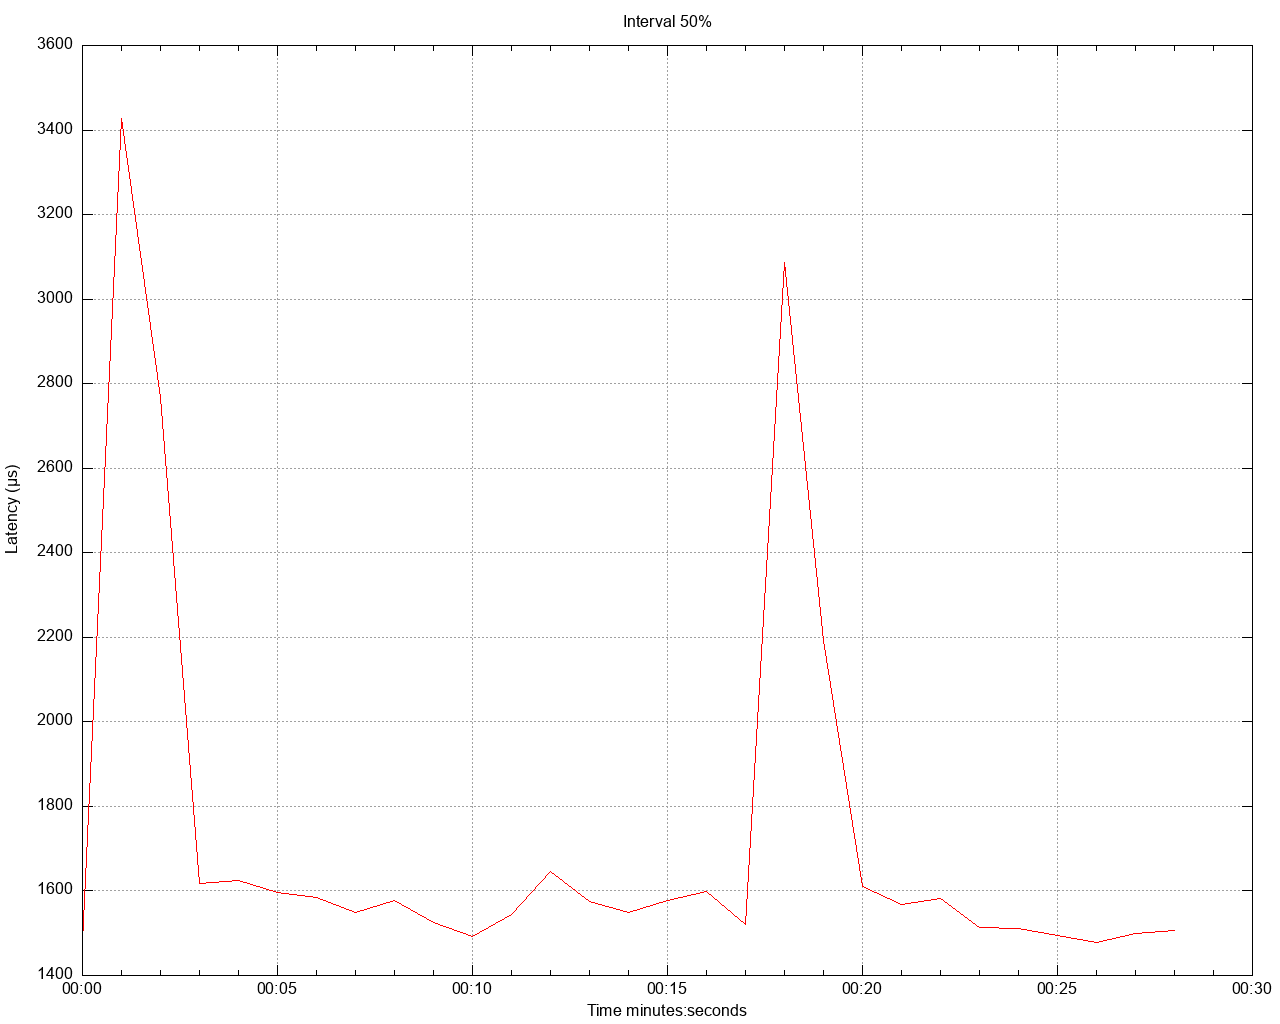

The gnuplot source for this figure:
set title 'Interval 50%' noenhanced
set style data lines
set datafile separator ","
set terminal png size 1280,1024
set grid
set key below
set xdata time
set timefmt "%s"
offset = 0
t0(x)=(offset=($0==0) ? x : offset, x - offset)
set xlabel 'Time minutes:seconds'
set ylabel 'Latency (μs)'
set output '/Users/gbarnett/git/hazelcast-simulator/atomiclong-3node-member/atomicreference/latency/latency_interval_50_sixteenKbWrite.png'
plot \
   '/Users/gbarnett/git/hazelcast-simulator/atomiclong-3node-member/atomicreference/data/latency_interval_50_sixteenKbWrite_1.data' using (t0(timecolumn(1))):2 title "" lt rgb "red", \
